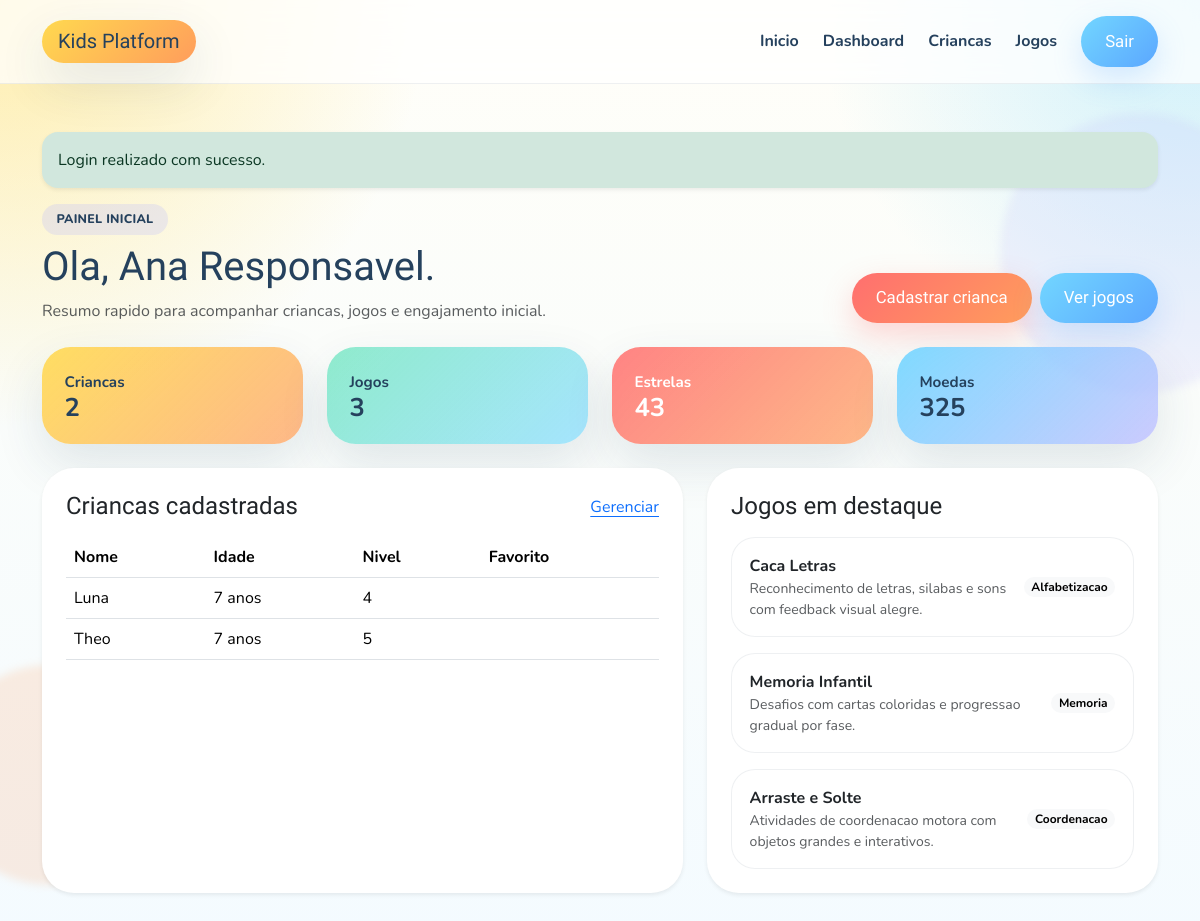
The app's page /dashboard (signed in) with its own data.
### tables this page shows
CREATE TABLE IF NOT EXISTS children (
    id BIGINT UNSIGNED AUTO_INCREMENT PRIMARY KEY,
    user_id BIGINT UNSIGNED NOT NULL,
    name VARCHAR(120) NOT NULL,
    birth_date DATE NOT NULL,
    gender ENUM('male', 'female', 'other') NULL,
    avatar VARCHAR(255) NULL,
    level INT NOT NULL DEFAULT 1,
    experience_points INT NOT NULL DEFAULT 0,
    coins INT NOT NULL DEFAULT 0,
    stars INT NOT NULL DEFAULT 0,
    total_play_time INT NOT NULL DEFAULT 0,
    last_access TIMESTAMP NULL,
    status ENUM('active', 'inactive') NOT NULL DEFAULT 'active',
    created_at TIMESTAMP NULL DEFAULT CURRENT_TIMESTAMP,
    updated_at TIMESTAMP NULL DEFAULT CURRENT_TIMESTAMP ON UPDATE CURRENT_TIMESTAMP,
    CONSTRAINT fk_children_user
        FOREIGN KEY (user_id) REFERENCES users(id)
        ON DELETE CASCADE
);

### core/Controller.php (called while the page is built, shortened)
<?php
abstract class Controller
{
    protected function render(string $view, array $params = [], string $layout = 'layouts/app'): void
    {
        $viewPath = ROOT_PATH . '/app/Views/' . str_replace('.', '/', $view) . '.php';
        extract($params, EXTR_SKIP);
        require $viewPath;
    }
}

### app/Controllers/DashboardController.php (called while the page is built, shortened)
<?php
final class DashboardController extends Controller
{
    private User $userModel;
    public function __construct()
    {
        $this->userModel = new User();
    }
    public function index(): void
    {
        $user = current_user();
        $children = $this->userModel->getChildren((int) $user['id']);
        $totalStars = array_sum(array_map(static fn (array $child): int => (int) ($child['stars'] ?? 0), $children));
        $totalCoins = array_sum(array_map(static fn (array $child): int => (int) ($child['coins'] ?? 0), $children));
        $this->render('dashboard/index', [
            'children' => $children,
            'games' => $_SESSION['games'] ?? [],
            'metrics' => [
                'children' => count($children),
                'games' => count($_SESSION['games'] ?? []),
                'stars' => $totalStars,
                'coins' => $totalCoins,
            ],
        ]);
    }
}

### core/App.php (called while the page is built, shortened)
<?php
final class App
{
    private Router $router;
    public function __construct(private readonly array $config)
    {
        $this->router = new Router();
    }
    public function run(): void
    {
        $this->router->dispatch($_SERVER['REQUEST_METHOD'] ?? 'GET', $_SERVER['REQUEST_URI'] ?? '/');
    }
    private function registerRoutes(): void
    {
        $this->router->get('/', [HomeController::class, 'index']);
        $this->router->get('/login', [AuthController::class, 'showLogin']);
        $this->router->post('/login', [AuthController::class, 'login']);
        $this->router->get('/logout', [AuthController::class, 'logout']);
        $this->router->get('/dashboard', [DashboardController::class, 'index']);
        $this->router->get('/children', [DashboardController::class, 'children']);
        $this->router->post('/children', [DashboardController::class, 'storeChild']);
        $this->router->get('/games', [DashboardController::class, 'games']);
        $this->router->get('/games/alphabet', [DashboardController::class, 'playAlphabet']);
        $this->router->get('/games/{slug}', [DashboardController::class, 'playGame']);
        $this->router->get('/admin', [DashboardController::class, 'admin']);
        $this->router->get('/api/v1/health', [ApiController::class, 'health']);
        $this->router->post('/api/v1/auth/login', [ApiController::class, 'login']);
        $this->router->get('/api/v1/children', [ApiController::class, 'children']);
        $this->router->post('/api/v1/children', [ApiController::class, 'storeChild']);
        $this->router->get('/api/v1/games', [ApiController::class, 'games']);
    }
}

### public/index.php (called while the page is built, shortened)
<?php
require ROOT_PATH . '/core/helpers.php';
spl_autoload_register(static function (string $class): void {
    $prefixes = [
        'App\\' => ROOT_PATH . '/app/',
        'Core\\' => ROOT_PATH . '/core/',
    ];
    foreach ($prefixes as $prefix => $baseDir) {
        if (!str_starts_with($class, $prefix)) {
            continue;
        }
        $relativeClass = substr($class, strlen($prefix));
        $file = $baseDir . str_replace('\\', '/', $relativeClass) . '.php';
    }
});
$GLOBALS['app_config'] = require ROOT_PATH . '/config/app.php';
(new App($GLOBALS['app_config']))->run();

### core/helpers.php (called while the page is built, shortened)
<?php
function config(?string $key = null, mixed $default = null): mixed
{
    $config = $GLOBALS['app_config'] ?? [];
    $segments = explode('.', $key);
    $value = $config;
    foreach ($segments as $segment) {
        $value = $value[$segment];
    }
    return $value;
}
function app_url(string $path = ''): string
{
    $baseUrl = rtrim((string) config('base_url', '/'), '/');
    $sanitizedPath = ltrim($path, '/');
    if ($baseUrl === '') {
        return '/' . $sanitizedPath;
    }
    return $baseUrl . ($sanitizedPath !== '' ? '/' . $sanitizedPath : '');
}
function e(mixed $value): string
{
    return htmlspecialchars((string) $value, ENT_QUOTES, 'UTF-8');
}
function current_user(): ?array
{
    return $_SESSION['auth_user'] ?? null;
}
function age_from_birth_date(string $birthDate): int
{
    $now = new DateTimeImmutable('now');
    $date = new DateTimeImmutable($birthDate);
    return (int) $date->diff($now)->y;
}

### core/Database.php (called while the page is built, shortened)
<?php
final class Database
{
    private static ?PDO $instance = null;
    public static function getInstance(): PDO
    {
        if (self::$instance === null) {
            self::$instance = self::createConnection();
        }
        return self::$instance;
    }
    private static function createConnection(): PDO
    {
        $config = require ROOT_PATH . '/config/database.php';
        $dsn = sprintf(
            'mysql:host=%s;port=%d;dbname=%s;charset=%s',
            $config['database']['host'],
            $config['database']['port'],
            $config['database']['database'],
            $config['database']['charset']
        );
        try {
            $pdo = new PDO($dsn, $config['database']['username'], $config['database']['password'], $config['database']['options']);
            return $pdo;
        } catch (PDOException $e) {
            throw new PDOException('Database connection failed: ' . $e->getMessage());
        }
    }
}

### core/Model.php (called while the page is built, shortened)
<?php
abstract class Model
{
    protected PDO $db;
    public function __construct()
    {
        $this->db = Database::getInstance();
    }
    protected function query(string $sql, array $params = []): PDOStatement
    {
        $stmt = $this->db->prepare($sql);
        $stmt->execute($params);
        return $stmt;
    }
}

### app/Models/User.php (called while the page is built, shortened)
<?php
final class User extends Model
{
    public function getChildren(int $userId): array
    {
        $stmt = $this->query(
            'SELECT * FROM children WHERE user_id = ? ORDER BY name',
            [$userId]
        );
        return $stmt->fetchAll();
    }
}

### app/Views/dashboard/index.php (the view)
<section class="mb-4">
    <div class="d-flex flex-column flex-lg-row justify-content-between align-items-lg-end gap-3">
        <div>
            <span class="section-chip section-chip-soft">Painel inicial</span>
            <h1 class="display-6 mt-2 mb-2">Ola, <?= e(current_user()['name'] ?? 'Visitante') ?>.</h1>
            <p class="text-muted mb-0">Resumo rapido para acompanhar criancas, jogos e engajamento inicial.</p>
        </div>
        <div class="d-flex flex-wrap gap-2">
            <a href="<?= e(app_url('children')) ?>" class="btn btn-bubble">Cadastrar crianca</a>
            <a href="<?= e(app_url('games')) ?>" class="btn btn-bubble btn-bubble-secondary">Ver jogos</a>
        </div>
    </div>
</section>
<section class="row g-4 mb-4">
    <div class="col-sm-6 col-xl-3">
        <article class="metric-card bg-sun h-100">
            <span>Criancas</span>
            <strong><?= e((string) $metrics['children']) ?></strong>
        </article>
    </div>
    <div class="col-sm-6 col-xl-3">
        <article class="metric-card bg-mint h-100">
            <span>Jogos</span>
            <strong><?= e((string) $metrics['games']) ?></strong>
        </article>
    </div>
    <div class="col-sm-6 col-xl-3">
        <article class="metric-card bg-coral h-100">
            <span>Estrelas</span>
            <strong><?= e((string) $metrics['stars']) ?></strong>
        </article>
    </div>
    <div class="col-sm-6 col-xl-3">
        <article class="metric-card bg-sky h-100">
            <span>Moedas</span>
            <strong><?= e((string) $metrics['coins']) ?></strong>
        </article>
    </div>
</section>
<section class="row g-4">
    <div class="col-lg-7">
        <article class="card border-0 shadow-sm rounded-5 h-100">
            <div class="card-body p-4">
                <div class="d-flex justify-content-between align-items-center mb-3">
                    <h2 class="h4 mb-0">Criancas cadastradas</h2>
                    <a href="<?= e(app_url('children')) ?>" class="link-offset-2">Gerenciar</a>
                </div>
                <div class="table-responsive">
                    <table class="table align-middle">
                        <thead>
                            <tr>
                                <th>Nome</th>
                                <th>Idade</th>
                                <th>Nivel</th>
                                <th>Favorito</th>
                            </tr>
                        </thead>
                        <tbody>
                            <?php foreach ($children as $child): ?>
                                <tr>
                                    <td><?= e($child['name']) ?></td>
                                    <td><?= e((string) age_from_birth_date($child['birth_date'])) ?> anos</td>
                                    <td><?= e((string) $child['level']) ?></td>
                                    <td><?= e($child['favorite_game']) ?></td>
                                </tr>
                            <?php endforeach; ?>
                        </tbody>
                    </table>
                </div>
            </div>
        </article>
    </div>
    <div class="col-lg-5">
        <article class="card border-0 shadow-sm rounded-5 h-100">
            <div class="card-body p-4">
                <h2 class="h4 mb-3">Jogos em destaque</h2>
                <div class="d-grid gap-3">
                    <?php foreach (array_slice($games, 0, 3) as $game): ?>
                        <div class="highlight-item">
                            <div>
                                <strong><?= e($game['title']) ?></strong>
                                <p class="mb-0 text-muted small"><?= e($game['description']) ?></p>
                            </div>
                            <span class="badge rounded-pill text-bg-light"><?= e($game['category']) ?></span>
                        </div>
                    <?php endforeach; ?>
                </div>
            </div>
        </article>
    </div>
</section>

### public/assets/css/app.css (style rules this page uses)
:root { --kids-yellow: #ffd94f; --kids-orange: #ff9d5c; --kids-coral: #ff6f6f; --kids-sky: #72d6ff; --kids-mint: #7ce7c4; --kids-ink: #25415d; --kids-cream: #fffaf0; --kids-lilac: #b9b7ff; --kids-shadow: 0 20px 50px rgba(37, 65, 93, 0.12); }
body { margin: 0; font-family: 'Nunito', sans-serif; color: var(--kids-ink); background: radial-gradient(circle at top left, rgba(255, 217, 79, 0.45), transparent 28%), radial-gradient(circle at top right, rgba(114, 214, 255, 0.35), transparent 25%), linear-gradient(180deg, #fffef8 0%, #f4fbff 100%); min-height: 100vh; }
h1, h2, h3, h4, .navbar-brand, .btn-bubble { font-family: 'Baloo 2', cursive; }
.section-chip { display: inline-flex; align-items: center; gap: 0.5rem; background: linear-gradient(135deg, var(--kids-yellow), #fff3a6); color: var(--kids-ink); padding: 0.4rem 0.9rem; border-radius: 999px; font-weight: 800; letter-spacing: 0.02em; text-transform: uppercase; font-size: 0.78rem; }
.section-chip-soft { background: rgba(185, 183, 255, 0.25); }
.btn-bubble { border: 0; border-radius: 999px; padding: 0.8rem 1.5rem; font-size: 1.05rem; background: linear-gradient(135deg, var(--kids-coral), var(--kids-orange)); color: #fff; box-shadow: 0 12px 30px rgba(255, 111, 111, 0.28); }
.btn-bubble-secondary { background: linear-gradient(135deg, var(--kids-sky), #5ba7ff); box-shadow: 0 12px 30px rgba(91, 167, 255, 0.24); }
.mini-stat strong, .metric-card strong { display: block; font-size: 1.6rem; line-height: 1.1; }
.mini-stat span, .metric-card span { font-size: 0.95rem; font-weight: 700; }
.bg-sun { background: linear-gradient(135deg, rgba(255, 217, 79, 0.88), rgba(255, 157, 92, 0.72)); }
.bg-mint { background: linear-gradient(135deg, rgba(124, 231, 196, 0.85), rgba(114, 214, 255, 0.62)); }
.bg-coral { background: linear-gradient(135deg, rgba(255, 111, 111, 0.86), rgba(255, 157, 92, 0.72)); color: #fff; }
.bg-sky { background: linear-gradient(135deg, rgba(114, 214, 255, 0.9), rgba(185, 183, 255, 0.72)); }
.metric-card { border-radius: 1.8rem; box-shadow: var(--kids-shadow); padding: 1.4rem; }
.game-card, .child-card, .highlight-item, .demo-user-card { background: rgba(255, 255, 255, 0.92); border-radius: 1.5rem; border: 1px solid rgba(37, 65, 93, 0.08); }
.child-card, .highlight-item, .demo-user-card { padding: 1rem 1.1rem; display: flex; justify-content: space-between; align-items: center; gap: 1rem; }

### records on screen
children: name "Luna", birth_date "7", level "4"
children: name "Theo", birth_date "7", level "5"

### other values on screen
$message "Login realizado com sucesso."
current_user()['name'] "Ana Responsavel"
$metrics['children'] "2"
$metrics['games'] "3"
$metrics['stars'] "43"
$metrics['coins'] "325"
$game['title'] "Caca Letras"
$game['description'] "Reconhecimento de letras, silabas e sons com feedback visual alegre."
$game['category'] "Alfabetizacao"
$game['title'] "Memoria Infantil"
$game['description'] "Desafios com cartas coloridas e progressao gradual por fase."
$game['category'] "Memoria"
$game['title'] "Arraste e Solte"
$game['description'] "Atividades de coordenacao motora com objetos grandes e interativos."
$game['category'] "Coordenacao"
